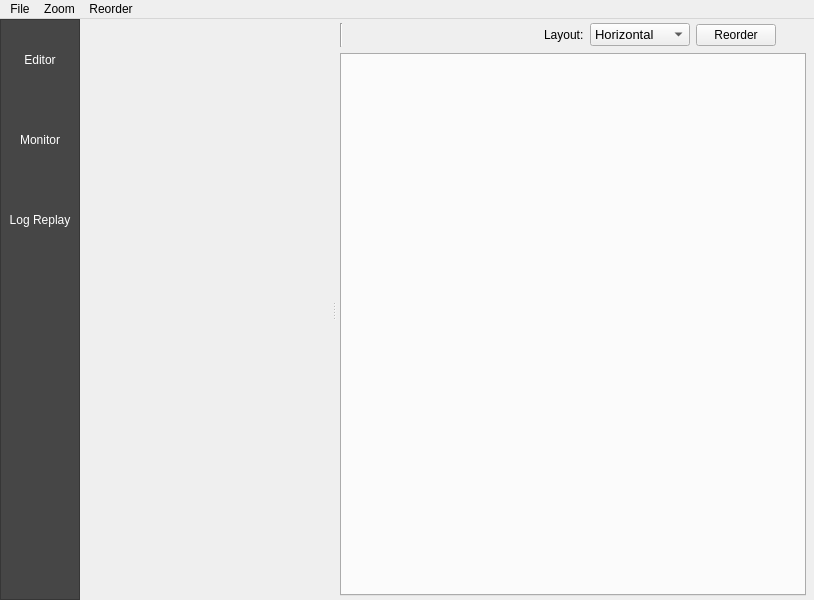
<?xml version="1.0" encoding="UTF-8"?>
<ui version="4.0">
 <class>MainWindow</class>
 <widget class="QMainWindow" name="MainWindow">
  <property name="geometry">
   <rect>
    <x>0</x>
    <y>0</y>
    <width>814</width>
    <height>600</height>
   </rect>
  </property>
  <property name="minimumSize">
   <size>
    <width>800</width>
    <height>600</height>
   </size>
  </property>
  <property name="windowTitle">
   <string>MainWindow</string>
  </property>
  <property name="iconSize">
   <size>
    <width>60</width>
    <height>60</height>
   </size>
  </property>
  <property name="toolButtonStyle">
   <enum>Qt::ToolButtonTextUnderIcon</enum>
  </property>
  <property name="tabShape">
   <enum>QTabWidget::Rounded</enum>
  </property>
  <widget class="QWidget" name="centralwidget">
   <layout class="QHBoxLayout" name="horizontalLayout">
    <property name="spacing">
     <number>2</number>
    </property>
    <property name="leftMargin">
     <number>0</number>
    </property>
    <property name="topMargin">
     <number>0</number>
    </property>
    <property name="rightMargin">
     <number>4</number>
    </property>
    <property name="bottomMargin">
     <number>0</number>
    </property>
    <item>
     <widget class="QFrame" name="frame">
      <property name="minimumSize">
       <size>
        <width>80</width>
        <height>0</height>
       </size>
      </property>
      <property name="maximumSize">
       <size>
        <width>80</width>
        <height>16777215</height>
       </size>
      </property>
      <property name="styleSheet">
       <string notr="true">background-color: rgb(70, 70, 70);</string>
      </property>
      <property name="frameShape">
       <enum>QFrame::StyledPanel</enum>
      </property>
      <property name="frameShadow">
       <enum>QFrame::Raised</enum>
      </property>
      <layout class="QVBoxLayout" name="verticalLayout">
       <property name="spacing">
        <number>0</number>
       </property>
       <property name="leftMargin">
        <number>0</number>
       </property>
       <property name="topMargin">
        <number>0</number>
       </property>
       <property name="rightMargin">
        <number>0</number>
       </property>
       <property name="bottomMargin">
        <number>0</number>
       </property>
       <item>
        <widget class="QToolButton" name="toolButtonEditor">
         <property name="minimumSize">
          <size>
           <width>78</width>
           <height>80</height>
          </size>
         </property>
         <property name="maximumSize">
          <size>
           <width>78</width>
           <height>80</height>
          </size>
         </property>
         <property name="focusPolicy">
          <enum>Qt::NoFocus</enum>
         </property>
         <property name="autoFillBackground">
          <bool>false</bool>
         </property>
         <property name="styleSheet">
          <string notr="true">QToolButton {
    color:white;
}

QToolButton:checked{
  background-color: rgb(190, 101, 0)
}

QToolButton:unchecked{
   background-color: rgba(0, 0, 0, 0);
}
</string>
         </property>
         <property name="text">
          <string>Editor</string>
         </property>
         <property name="icon">
          <iconset resource="resources/icons.qrc">
           <normaloff>:/icons/BT-edit.png</normaloff>:/icons/BT-edit.png</iconset>
         </property>
         <property name="iconSize">
          <size>
           <width>50</width>
           <height>50</height>
          </size>
         </property>
         <property name="checkable">
          <bool>false</bool>
         </property>
         <property name="checked">
          <bool>false</bool>
         </property>
         <property name="toolButtonStyle">
          <enum>Qt::ToolButtonTextUnderIcon</enum>
         </property>
         <property name="autoRaise">
          <bool>true</bool>
         </property>
        </widget>
       </item>
       <item>
        <widget class="QToolButton" name="toolButtonMonitor">
         <property name="minimumSize">
          <size>
           <width>78</width>
           <height>80</height>
          </size>
         </property>
         <property name="maximumSize">
          <size>
           <width>78</width>
           <height>80</height>
          </size>
         </property>
         <property name="focusPolicy">
          <enum>Qt::NoFocus</enum>
         </property>
         <property name="styleSheet">
          <string notr="true">QToolButton {
    color:white;
}

QToolButton:checked{
  background-color: rgb(190, 101, 0)
}

QToolButton:unchecked{
   background-color: rgba(0, 0, 0, 0);
}
</string>
         </property>
         <property name="text">
          <string>Monitor</string>
         </property>
         <property name="icon">
          <iconset resource="resources/icons.qrc">
           <normaloff>:/icons/BT-monitor.png</normaloff>:/icons/BT-monitor.png</iconset>
         </property>
         <property name="iconSize">
          <size>
           <width>50</width>
           <height>50</height>
          </size>
         </property>
         <property name="checkable">
          <bool>false</bool>
         </property>
         <property name="toolButtonStyle">
          <enum>Qt::ToolButtonTextUnderIcon</enum>
         </property>
         <property name="autoRaise">
          <bool>true</bool>
         </property>
         <property name="arrowType">
          <enum>Qt::NoArrow</enum>
         </property>
        </widget>
       </item>
       <item>
        <widget class="QToolButton" name="toolButtonReplay">
         <property name="minimumSize">
          <size>
           <width>78</width>
           <height>80</height>
          </size>
         </property>
         <property name="maximumSize">
          <size>
           <width>78</width>
           <height>80</height>
          </size>
         </property>
         <property name="focusPolicy">
          <enum>Qt::NoFocus</enum>
         </property>
         <property name="autoFillBackground">
          <bool>false</bool>
         </property>
         <property name="styleSheet">
          <string notr="true">QToolButton {
    color:white;
}

QToolButton:checked{
  background-color: rgb(190, 101, 0)
}

QToolButton:unchecked{
   background-color: rgba(0, 0, 0, 0);
}
</string>
         </property>
         <property name="text">
          <string>Log Replay</string>
         </property>
         <property name="icon">
          <iconset resource="resources/icons.qrc">
           <normaloff>:/icons/BT-log.png</normaloff>:/icons/BT-log.png</iconset>
         </property>
         <property name="iconSize">
          <size>
           <width>45</width>
           <height>45</height>
          </size>
         </property>
         <property name="checkable">
          <bool>false</bool>
         </property>
         <property name="toolButtonStyle">
          <enum>Qt::ToolButtonTextUnderIcon</enum>
         </property>
         <property name="autoRaise">
          <bool>true</bool>
         </property>
        </widget>
       </item>
       <item>
        <spacer name="verticalSpacer">
         <property name="orientation">
          <enum>Qt::Vertical</enum>
         </property>
         <property name="sizeHint" stdset="0">
          <size>
           <width>20</width>
           <height>40</height>
          </size>
         </property>
        </spacer>
       </item>
      </layout>
     </widget>
    </item>
    <item>
     <widget class="QSplitter" name="splitter">
      <property name="frameShape">
       <enum>QFrame::NoFrame</enum>
      </property>
      <property name="lineWidth">
       <number>3</number>
      </property>
      <property name="midLineWidth">
       <number>1</number>
      </property>
      <property name="orientation">
       <enum>Qt::Horizontal</enum>
      </property>
      <widget class="QFrame" name="leftFrame">
       <property name="minimumSize">
        <size>
         <width>250</width>
         <height>0</height>
        </size>
       </property>
       <property name="maximumSize">
        <size>
         <width>500</width>
         <height>16777215</height>
        </size>
       </property>
       <property name="frameShadow">
        <enum>QFrame::Raised</enum>
       </property>
       <property name="lineWidth">
        <number>0</number>
       </property>
       <layout class="QVBoxLayout" name="verticalLayout_2">
        <property name="leftMargin">
         <number>4</number>
        </property>
        <property name="topMargin">
         <number>4</number>
        </property>
        <property name="rightMargin">
         <number>4</number>
        </property>
        <property name="bottomMargin">
         <number>4</number>
        </property>
       </layout>
      </widget>
      <widget class="QWidget" name="layoutWidget">
       <layout class="QVBoxLayout" name="centralLayout" stretch="0,1">
        <property name="leftMargin">
         <number>4</number>
        </property>
        <property name="topMargin">
         <number>4</number>
        </property>
        <property name="rightMargin">
         <number>4</number>
        </property>
        <property name="bottomMargin">
         <number>4</number>
        </property>
        <item>
         <layout class="QHBoxLayout" name="topLayout">
          <property name="topMargin">
           <number>0</number>
          </property>
          <property name="bottomMargin">
           <number>0</number>
          </property>
          <item>
           <widget class="Line" name="line">
            <property name="orientation">
             <enum>Qt::Vertical</enum>
            </property>
           </widget>
          </item>
          <item>
           <spacer name="horizontalSpacer">
            <property name="orientation">
             <enum>Qt::Horizontal</enum>
            </property>
            <property name="sizeHint" stdset="0">
             <size>
              <width>40</width>
              <height>20</height>
             </size>
            </property>
           </spacer>
          </item>
          <item>
           <widget class="QPushButton" name="pushButtonCenterView">
            <property name="focusPolicy">
             <enum>Qt::NoFocus</enum>
            </property>
            <property name="toolTip">
             <string>Zoom and Center view</string>
            </property>
            <property name="text">
             <string/>
            </property>
            <property name="icon">
             <iconset resource="resources/icons.qrc">
              <normaloff>:/icons/home.png</normaloff>:/icons/home.png</iconset>
            </property>
            <property name="iconSize">
             <size>
              <width>24</width>
              <height>24</height>
             </size>
            </property>
            <property name="flat">
             <bool>true</bool>
            </property>
           </widget>
          </item>
          <item>
           <widget class="QLabel" name="label">
            <property name="text">
             <string>Layout:</string>
            </property>
           </widget>
          </item>
          <item>
           <widget class="QComboBox" name="comboBoxLayout">
            <property name="minimumSize">
             <size>
              <width>100</width>
              <height>0</height>
             </size>
            </property>
            <property name="maximumSize">
             <size>
              <width>100</width>
              <height>16777215</height>
             </size>
            </property>
            <property name="font">
             <font>
              <pointsize>10</pointsize>
             </font>
            </property>
            <item>
             <property name="text">
              <string>Horizontal</string>
             </property>
            </item>
            <item>
             <property name="text">
              <string>Vertical</string>
             </property>
            </item>
           </widget>
          </item>
          <item>
           <widget class="QPushButton" name="pushButtonReorder">
            <property name="text">
             <string>Reorder</string>
            </property>
           </widget>
          </item>
          <item>
           <widget class="QLabel" name="labelSemaphore">
            <property name="minimumSize">
             <size>
              <width>24</width>
              <height>24</height>
             </size>
            </property>
            <property name="maximumSize">
             <size>
              <width>24</width>
              <height>24</height>
             </size>
            </property>
            <property name="text">
             <string/>
            </property>
            <property name="pixmap">
             <pixmap resource="resources/icons.qrc">:/icons/red-circle.png</pixmap>
            </property>
            <property name="scaledContents">
             <bool>true</bool>
            </property>
           </widget>
          </item>
         </layout>
        </item>
        <item>
         <widget class="QTabWidget" name="tabWidget">
          <property name="sizePolicy">
           <sizepolicy hsizetype="Expanding" vsizetype="Expanding">
            <horstretch>0</horstretch>
            <verstretch>0</verstretch>
           </sizepolicy>
          </property>
          <property name="minimumSize">
           <size>
            <width>300</width>
            <height>0</height>
           </size>
          </property>
          <property name="baseSize">
           <size>
            <width>500</width>
            <height>0</height>
           </size>
          </property>
          <property name="acceptDrops">
           <bool>true</bool>
          </property>
          <property name="currentIndex">
           <number>-1</number>
          </property>
         </widget>
        </item>
       </layout>
      </widget>
     </widget>
    </item>
   </layout>
  </widget>
  <widget class="QMenuBar" name="menubar">
   <property name="geometry">
    <rect>
     <x>0</x>
     <y>0</y>
     <width>814</width>
     <height>19</height>
    </rect>
   </property>
   <widget class="QMenu" name="menuLoad">
    <property name="title">
     <string>File</string>
    </property>
    <addaction name="actionLoad"/>
    <addaction name="actionLoadRemote"/>
    <addaction name="actionSave"/>
    <addaction name="actionClear"/>
    <addaction name="actionQuit"/>
   </widget>
   <widget class="QMenu" name="menuZoom">
    <property name="title">
     <string>Zoom</string>
    </property>
    <addaction name="actionZoom_In"/>
    <addaction name="actionZoom_ut"/>
   </widget>
   <widget class="QMenu" name="menuReorder">
    <property name="title">
     <string>Reorder</string>
    </property>
    <addaction name="actionAuto_arrange"/>
   </widget>
   <addaction name="menuLoad"/>
   <addaction name="menuZoom"/>
   <addaction name="menuReorder"/>
  </widget>
  <action name="actionLoad">
   <property name="text">
    <string>Load</string>
   </property>
   <property name="shortcut">
    <string>Ctrl+L</string>
   </property>
  </action>
  <action name="actionSave">
   <property name="text">
    <string>Save</string>
   </property>
   <property name="shortcut">
    <string>Ctrl+S</string>
   </property>
  </action>
  <action name="actionQuit">
   <property name="text">
    <string>Quit</string>
   </property>
   <property name="shortcut">
    <string>Ctrl+Q</string>
   </property>
  </action>
  <action name="actionZoom_In">
   <property name="text">
    <string>Zoom In</string>
   </property>
  </action>
  <action name="actionZoom_ut">
   <property name="text">
    <string>Zoom ut</string>
   </property>
  </action>
  <action name="actionAuto_arrange">
   <property name="text">
    <string>auto-arrange</string>
   </property>
   <property name="shortcut">
    <string>Ctrl+A</string>
   </property>
  </action>
  <action name="actionLoadRemote">
   <property name="text">
    <string>Load from remote server</string>
   </property>
  </action>
  <action name="actionClear">
   <property name="text">
    <string>Clear</string>
   </property>
  </action>
 </widget>
 <resources>
  <include location="resources/icons.qrc"/>
 </resources>
 <connections>
  <connection>
   <sender>actionQuit</sender>
   <signal>triggered()</signal>
   <receiver>MainWindow</receiver>
   <slot>close()</slot>
   <hints>
    <hint type="sourcelabel">
     <x>-1</x>
     <y>-1</y>
    </hint>
    <hint type="destinationlabel">
     <x>558</x>
     <y>362</y>
    </hint>
   </hints>
  </connection>
 </connections>
</ui>
